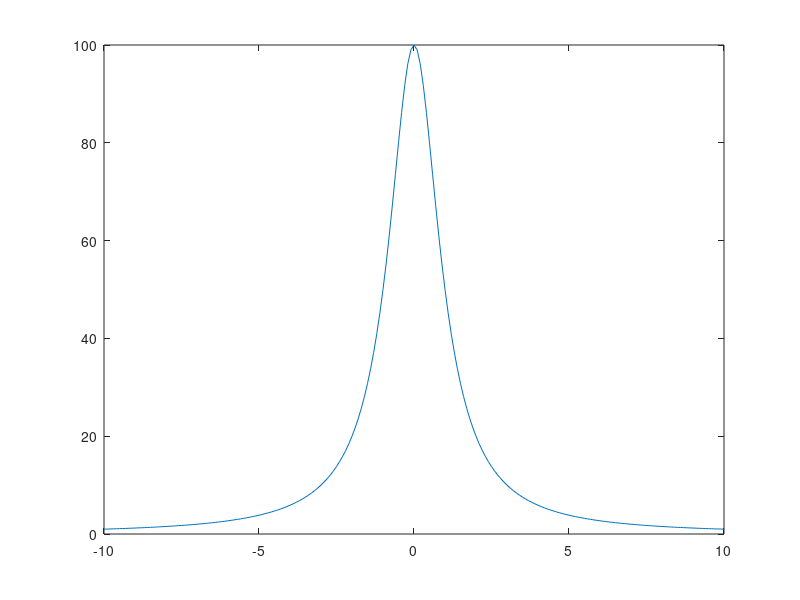
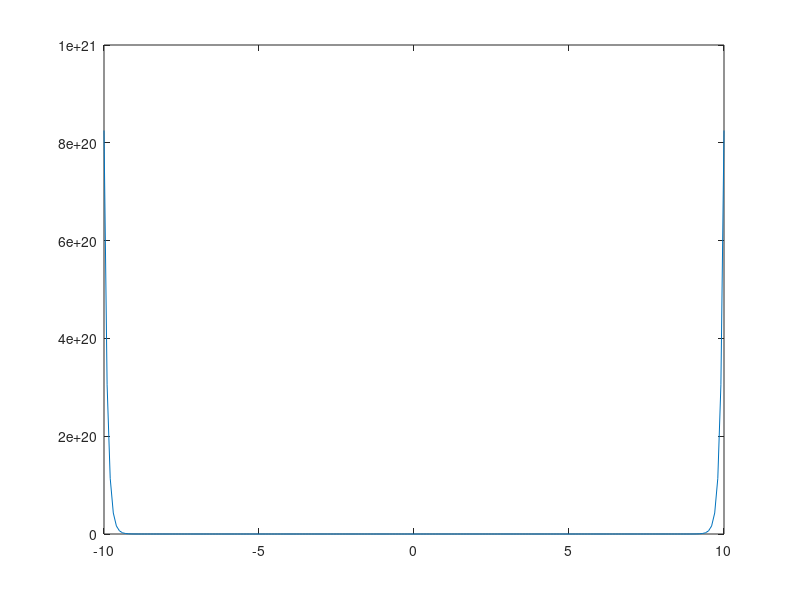

The MATLAB script that drew these images, in order: (Note: this script raises an error after producing the figures.)
%5.19日作业
%------------------------------分界符----------------------------------%
%第一题图
x_11=-10:0.1:10;
y_11=100./(1+x_11.^2);
plot(x_11,y_11)

figure

%第二题图
x_22=-10:0.1:10;
y_22=(1/(2*pi)).*exp(x_22.^2./2);
plot(x_22,y_22)

figure

%第三题图
f=@(x_33,y_33) x_33.^2+y_33.^2-1;
fimplicit(f,[-2,2,-2,2]); %绘制隐函数图像

figure

%第四题图
t_44=0:0.1:5;
x_44=t_44.^2;
y_44=5.*t_44.^3;
plot(x_44,y_44)

%fplot(@(t) t^2,@(t) 5*t^3,[0,5]) %这样也可以使用，但是会警告

%------------------------------分界符----------------------------------%
%第一题图
tt_1=0:0.1*pi:2*pi;
rho_1=5.*cos(tt_1)+4;
polarplot(tt_1,rho_1)

figure

%第二题图
tt_2=0:0.1*pi:10*pi;
rho_2=12./sqrt(tt_2)
polarplot(tt_2,rho_2)

figure

%第三题图
tt_3=0:0.1*pi:10*pi;
rho_3=sin(3.*tt_3).*cos(6.*tt_3)
polarplot(tt_3,rho_3)

figure

%第四题图
tt_4=0:0.1*pi:10*pi;
rho_4=pi/3.*tt_4.^2
polarplot(tt_4,rho_4)

%------------------------------分界符----------------------------------%
%%第三题
x_31=0:0.1*pi:pi;
y_31=2.*x_31-0.5;
plot(x_31,y_31);

hold on

t_3=0:0.1*pi:pi;
x_32=sin(3.*t_3).*cos(t_3);
y_32=sin(35).*sin(t_3);
polarplot(x_32,y_32)

k=find(abs(y_31-y_32)<1e-2);
x_33=x_31(k);
y_33=2.*x_33-0.5;
plot(x_31,y_31,x_32,y_32,'k:',x_33,y_33,'bo')

%------------------------------分界符----------------------------------%
%%第四题
%第一张图
t_4=0:0.1:10*pi;
x_4=cos(t_4);
y_4=sin(t_4);
z_4=t_4;
plot3(x_4,y_4,z_4)

%第二张图
u_4=-10*pi:0.1*pi:100*pi;
v_4=-10*pi:0.1*pi:100*pi;
xx_4=(1+cos(u_4)).*cos(v_4);
yy_4=(1+cos(u_4)).*sin(v_4);
zz_4=sin(u_4);
plot3(xx_4,yy_4,zz_4)

%------------------------------分界符----------------------------------%
%%第五题
x_5=linspace(-5,5,21);
y_5=linspace(0,10,31);
[X,Y]=meshgrid(x_5,y_5);
z_5=cos(X).*cos(Y).*exp(-sqrt(X.^2+Y.^2)/4);
subplot(1,2,1);
mesh(X,Y,z_5); %mesh函数仅绘制线图；surf提供填充
subplot(1,2,2);
contour3(X,Y,z_5,12,'k') %等高线使用contour3函数进行创建

%------------------------------分界符----------------------------------%
%%第六题
%方法一
y_6=-10:0.1:10;
z_6=y_6.^3;
plot(y_6,z_6)

%方法二
fplot(@(yy_6) yy_6^3,[-10,10])
%另一种fimplicit函数一般用来绘制隐函数




